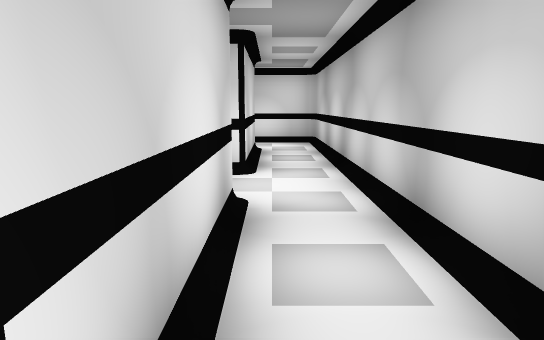
[1] (above)

19 first-person views from a walk through a scene from a Unity 3-D project. The camera is 1.2 m above the floor, tilts 10° down and sees 75° across. The floor is counted in squares, 1 m on a side. Each view is taken from the middle of a square. On the plan, view 1 faces up. The plan holds only what a view shows up to about 14 squares ahead; the rest is blank. The player is left out. Some animated figures are not drawn. Door leaves are left out, so doorways stand open.

[2]
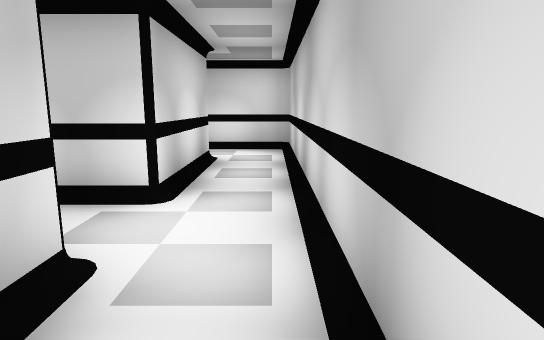

[3]
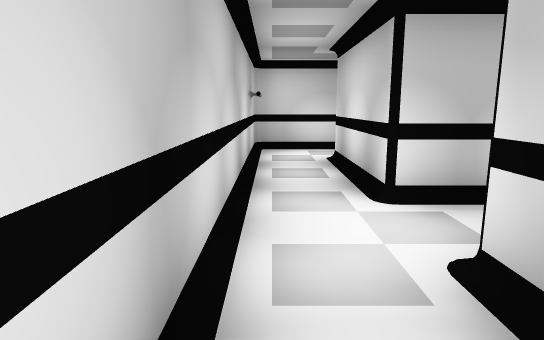

[4]
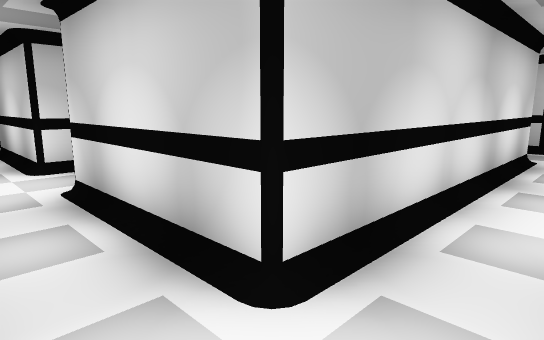

[5]
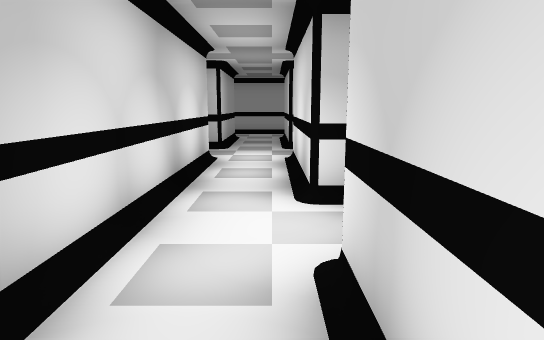

[6]
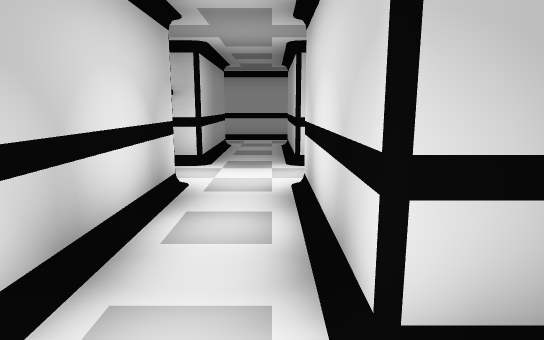

[7]
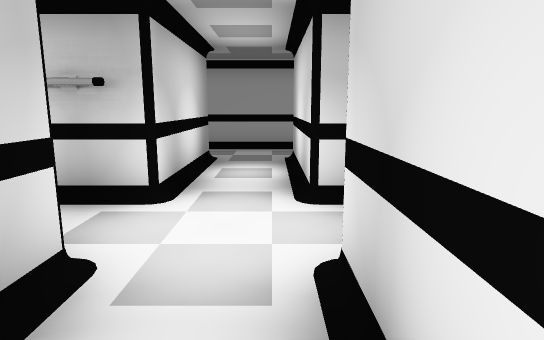

[8]
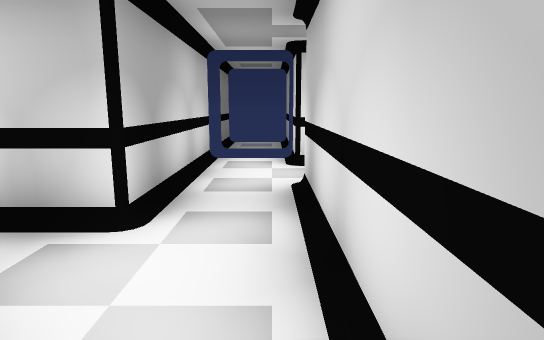

[9]
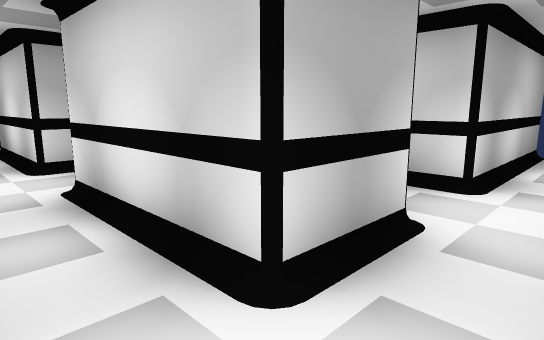

[10]
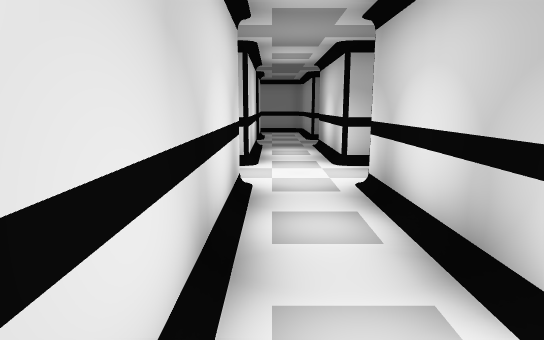

[11]
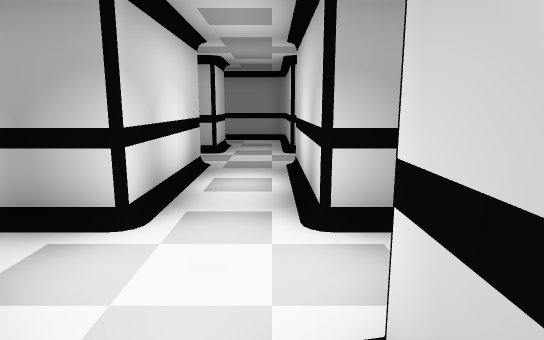

[12]
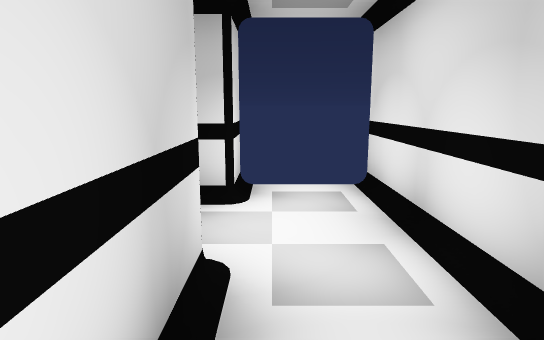

[13]
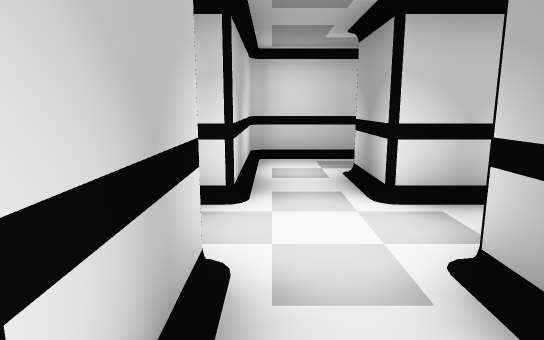

[14]
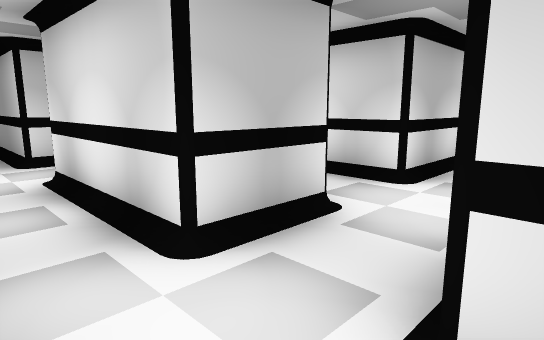

[15]
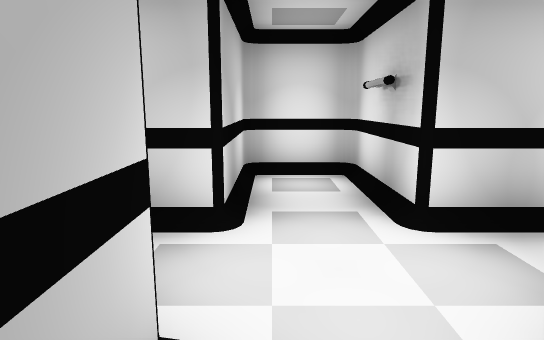

[16]
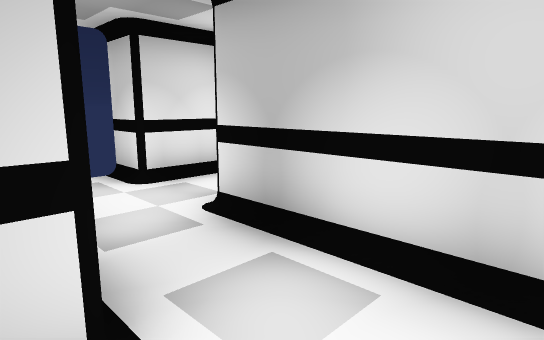

[17]
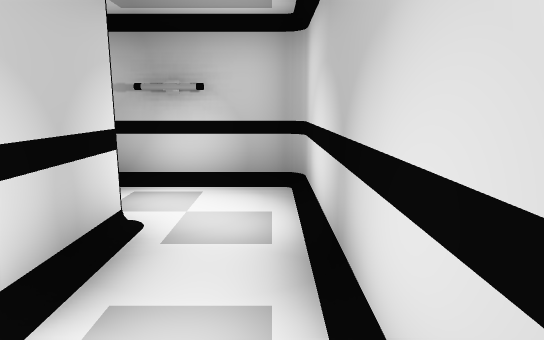

[18]
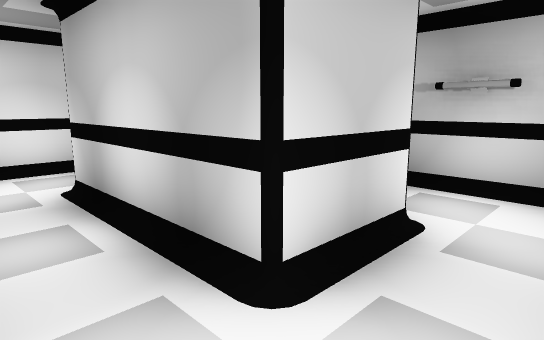

[19]
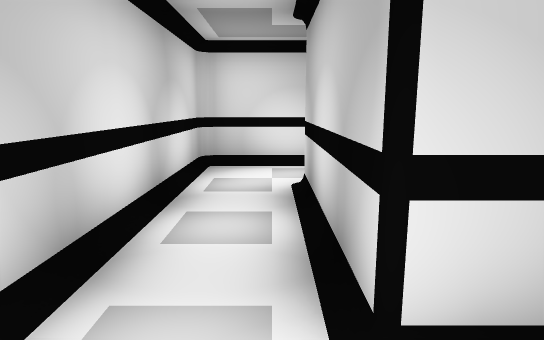

### Floor plan
Points are (right, up) in squares from view 1. A wall is a line through its corners. A room is listed if a view was taken in it or the views show most of it. See-through windows are left out.
Room 1 (views 1, 2, 3, 4, 5, 14)
walls: (-1.9, 4.5) (-0.5, 4.5) (-0.5, 0.5) (-2.5, 0.5); (-2.5, 10.5) (-0.5, 10.5) (-0.5, 6.5) (-2.5, 6.5); (1.3, 0) (1.3, 1); (1.2, 12.5) (-2.5, 12.5); (1.5, -1.3) (1.5, 12.2); (-2.5, -1.5) (1.2, -1.5)
ways out: opening at (-1.5, 11.5) to room 2; opening at (-1.5, -0.5) to room 4; opening at (-1.5, 5.5) to room 4
Room 2 (views 6, 7, 13, 16)
walls: (-10.3, 10) (-10.3, 9); (-10.5, 12.5) (-14.5, 12.5); (-10.3, 7.5) (-8.5, 7.5) (-8.5, 10.5) (-2.5, 10.5); (-16.5, 12.5) (-16.5, 8.5); (-14.5, 5.5) (-14.5, 10.5) (-10.5, 10.5) (-10.5, 7.7); (-4.5, 12.5) (-8.5, 12.5); (-18.1, 6.5) (-16.5, 6.5) (-16.5, 5.5)
ways out: opening at (-1.5, 11.5) to room 1; opening at (-15.5, 13.5) to room 3; opening at (-9.5, 13.5) to room 3; opening at (-3.5, 13.5) to room 3; closed door at (-15.5, 5)
Room 3 (views 8, 9, 10, 11, 12, 15)
walls: (-10.5, 16.5) (-17.5, 16.5); (-10.5, 13) (-10.5, 12.5); (-8.5, 12.5) (-8.5, 14.5) (-4.5, 14.5) (-4.5, 12.5); (-14.5, 12.5) (-14.5, 14.5) (-10.5, 14.5); (-2.5, 16.5) (-2.5, 18.5); (-2.5, 13.7) (-2.5, 14.5); (-2, 20.5) (-4.5, 20.5) (-4.5, 16.5) (-8.5, 16.5); (-17.5, 14.5) (-16.5, 14.5) (-16.5, 12.5)
ways out: opening at (-15.5, 13.5) to room 2; opening at (-9.5, 13.5) to room 2; opening at (-3.5, 13.5) to room 2; opening at (-9.5, 17.5); opening at (-1.5, 15.5); opening at (-1.5, 20); closed door at (-18, 15.5)
Room 4 (views 17, 18, 19)
walls: (-2.5, 0.5) (-2.5, 4.5); (-2.5, 6.5) (-4.5, 6.5) (-4.5, 0.8); (-3.5, -1.5) (-2.5, -1.5)
ways out: opening at (-1.5, -0.5) to room 1; opening at (-1.5, 5.5) to room 1

Where each view was taken, in squares from view 1:
view 1: 0 up, 0 right, facing up
view 2: 2 up, 1 right, facing up
view 3: 9 up, 1 right, facing down
view 4: 12 up, 1 right, facing down-left
view 5: 12 up, 0 right, facing left
view 6: 12 up, 3 left, facing left
view 7: 12 up, 6 left, facing left
view 8: 14 up, 16 left, facing down
view 9: 16 up, 16 left, facing down-right
view 10: 16 up, 16 left, facing right
view 11: 15 up, 12 left, facing right
view 12: 15 up, 12 left, facing left
view 13: 12 up, 4 left, facing up
view 14: 11 up, 2 left, facing up-left
view 15: 14 up, 9 left, facing down
view 16: 12 up, 14 left, facing down-left
view 17: 1 down, 4 left, facing right
view 18: 1 down, 4 left, facing up-right
view 19: 1 down, 3 left, facing up
